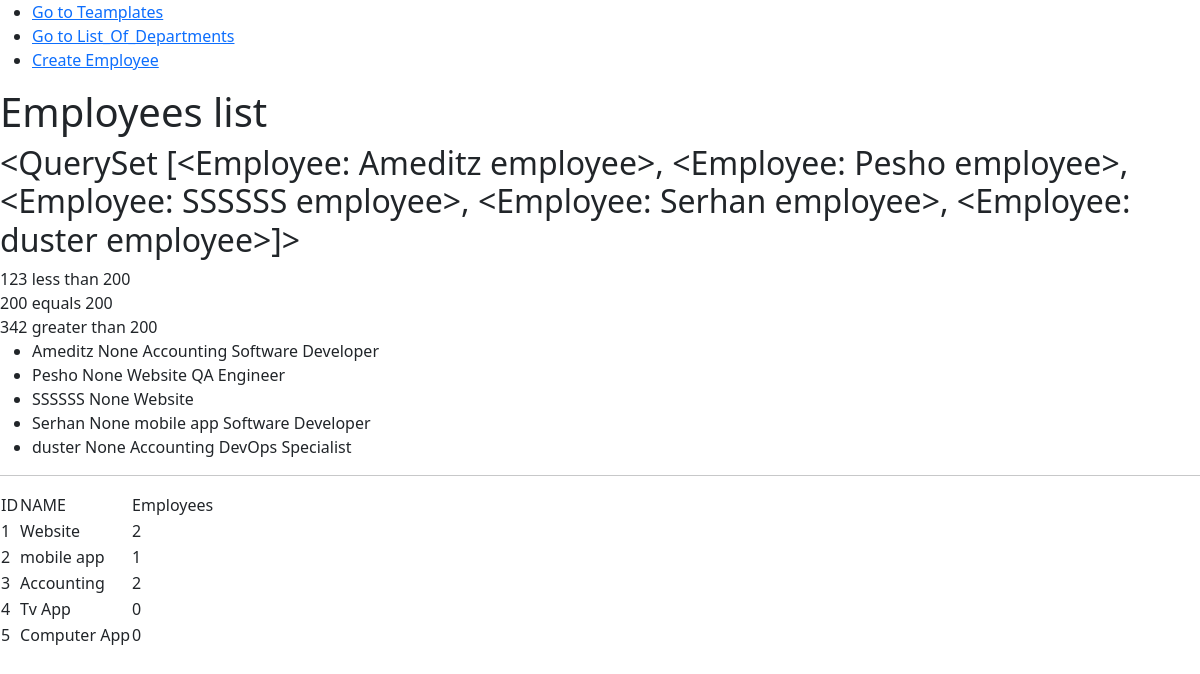
Before: /template/ with the older database file.
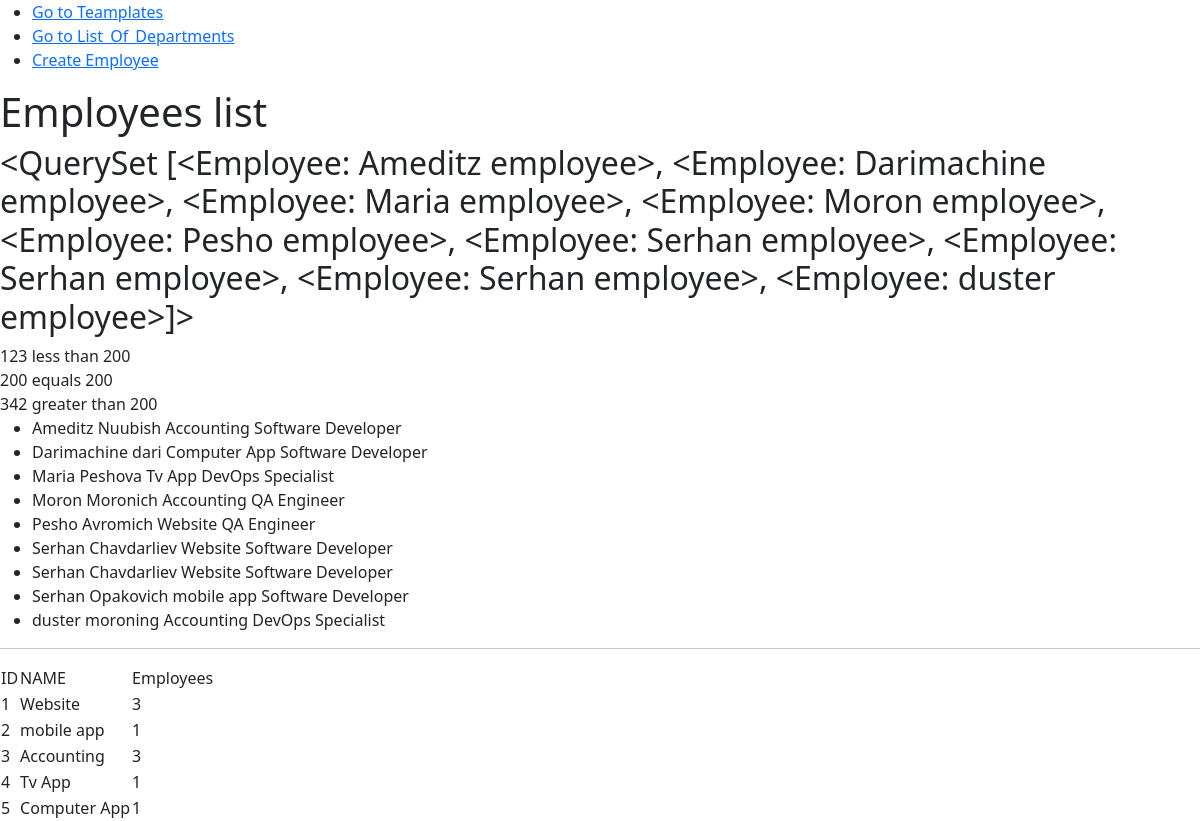
After: the same page with the newer database file.
### employees/models.py (models this page shows, shortened)
class Employee(models.Model):
    SOFTWARE_DEVELOPER = 1
    QA_ENGINEER=2
    DEVOPS_SPECIALIST = 3
    SOFT_UNI = 'Softuni'
    GOOGLE = 'Google'
    FACEBOOK = 'FACEBOOK'
    COMPANIES=(
        SOFT_UNI,
        GOOGLE,
        FACEBOOK,
    )
    first_name= models.CharField(
        max_length=30,
    )
    last_name=models.CharField(
        max_length=40,
        null=True,
        blank=True,
    )
    egn = models.CharField(
        default='',
        max_length=10,
        unique=True,
        verbose_name='EGN',
        validators=[MinLengthValidator(10)]
    )
    job_title=models.IntegerField(
        default='',
        choices=(
            (SOFTWARE_DEVELOPER,'Software Developer'),
            (QA_ENGINEER,'QA Engineer'),
            (DEVOPS_SPECIALIST,'DevOps Specialist')
        )
    )
    company = models.CharField(
        max_length=max(len(c) for c in COMPANIES),
        choices=((c,c) for c in COMPANIES)
    )
    deparment = models.ForeignKey(Department,on_delete=models.CASCADE)
    image = models.ImageField(
        null=True,
        blank=True,
        upload_to='profiles',
    )
    def __str__(self):
        return f"{self.first_name} employee"
    class Meta:
        ordering = ('id',)

class AuditEntity(models.Model):
    created_on = models.DateField(
        auto_now_add=True
    )
    update_on = models.DateField(
        auto_now=True
    )
    class Meta:
        abstract = True

class Department(AuditEntity):
    name=models.CharField(max_length=20)

### template_example/views.py (the view)
# urls.py: path('',index,name='template index')
def index(request):
    context={
        'title':'Employees list',
        'numbers':[123,200,342],
        'employees':Employee.objects.order_by('first_name','last_name'),
        'department_names':[d.name for d in Department.objects.all()],
    }
    return render(request,'template_example.html',context)

### template_example/templatetags/department_tags.py (called while the page is built)
@register.inclusion_tag(filename='department_list.html')
def department_list():
    departments = Department.objects.all()
    return {
        'departments':departments,
    }

### template_example/templates/template_example.html (shortened to what this page needs)
{% extends 'base.html' %}
{% block content %}
{% load department_tags %}
  <h1>{{title}}</h1>
  <h2>{{employees}}</h2>
    <div>
    {% for number in numbers %}
        <div>
            {% if number > 200 %}
                {{ number }} greater than 200
            {% elif number == 200 %}
                {{ number }} equals 200
            {% elif number < 200 %}
                {{number}} less than 200
            {%endif%}
        </div>
    {% endfor %}
    </div>
<div>
    <ul>
    {% for employee in employees %}
        <li>{{employee.first_name}} {{employee.last_name}}
            {{employee.deparment.name}}
            {{ employee.get_job_title_display}}
        </li>
    {%endfor%}
     </ul>
</div>
<hr>
{% department_list %}
{% endblock content%}

### template_example/templates/department_list.html
<table>
    <tr>
        <td>ID</td>
        <td>NAME</td>
        <td>Employees</td>
    </tr>
    {%for department in departments%}
        <tr>
            <td>{{department.id}}</td>
            <td>{{department.name}}</td>
            <td>{{ department.employee_set.count}}</td>
        </tr>
    {%endfor%}
</table>

Changed rows visible on the page:
removed Employee: first_name "SSSSSS", last_name "None", deparment.name "Website"
changed Employee "Ameditz": first_name.first_name "<QuerySet [<Employee: Ameditz employee>, <Employee: Pesho employee>, <Employee: SSSSSS employee>, <Employee: Serhan employee>, <Employee: duster employee>]>" → "…[<Employee: Ameditz employee>, <Employee: Darimachine employee>, <Employee: Maria employee>, <Employee: Moron employee>, <Employee: Pesho employee>, <Employee: Serhan employee>, <Employee: Serhan employee>, <Employee: Serhan employee>,…"; last_name "None" → "Nuubish"
added Employee: first_name "Darimachine", last_name "dari", deparment.name "Computer App", job_title "Software Developer"
added Employee: first_name "Maria", last_name "Peshova", deparment.name "Tv App", job_title "DevOps Specialist"
added Employee: first_name "Moron", last_name "Moronich", deparment.name "Accounting", job_title "QA Engineer"
changed Employee "Pesho": last_name "None" → "Avromich"
added Employee: first_name "Serhan", last_name "Chavdarliev", deparment.name "Website", job_title "Software Developer"
added Employee: first_name "Serhan", last_name "Chavdarliev", deparment.name "Website", job_title "Software Developer"
changed Employee "mobile app": last_name "None" → "Opakovich"
changed Employee "duster": last_name "None" → "moroning"
computed for Department "Website": employee_set.count "2" → "3"
computed for Department "Accounting": employee_set.count "2" → "3"
computed for Department "Tv App": employee_set.count "0" → "1"
computed for Department "Computer App": employee_set.count "0" → "1"
